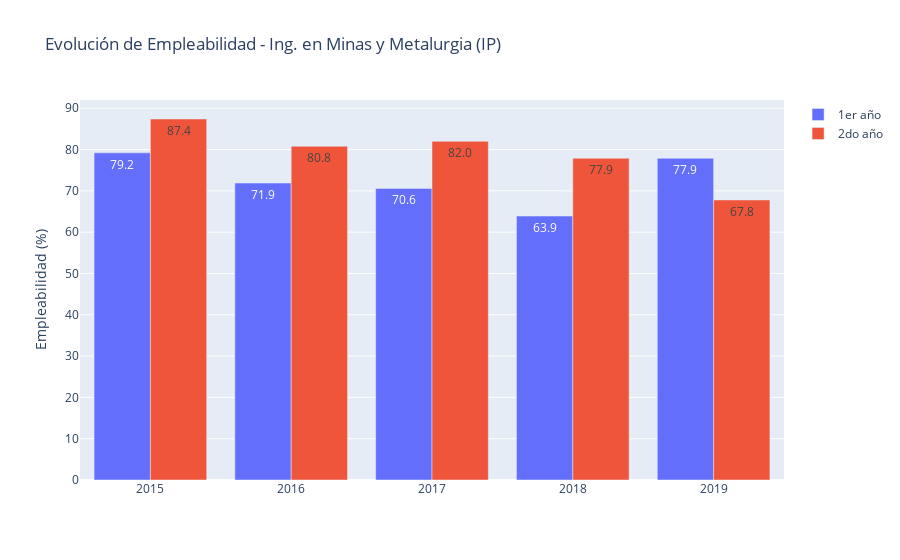

Notebook cell for this chart:
### Markdown cell above
Acá el descenso está un poco mas marcado. La categoría de Ing. en Minas y Metalurgia agrupa todo lo que no sea Ing. Civil: Ejecución en Minas e Ing. de Minas "a secas". Si ahora buscamos esta misma categoria, pero en institutos profesionales, el panorama es el siguiente:

### Code cell
years=list(range(2015,2020))
emp_1 = [79.2, 71.9, 70.6, 63.9, 77.9]
emp_2 = [87.4, 80.8, 82.0, 77.9, 67.8]
fig = go.Figure(data=[
    go.Bar(name='1er año', x=years, y=emp_1, text=[f'{num}' for num in emp_1], textposition='auto'),
    go.Bar(name='2do año', x=years, y=emp_2, text=[f'{num}' for num in emp_2], textposition='auto')
])
# Change the bar mode
fig.update_layout(barmode='group', title="Evolución de Empleabilidad - Ing. en Minas y Metalurgia (IP)", yaxis = {'title':"Empleabilidad (%)"})
fig.show()

### Figure 1 — Plotly figure (JSON) as saved in the notebook; plotly's stock layout.template omitted (floating-point values rounded to 4 significant figures)
{"data": [{"name": "1er año", "text": ["79.2", "71.9", "70.6", "63.9", "77.9"], "textposition": "auto", "type": "bar", "x": [2015, 2016, 2017, 2018, 2019], "y": [79.2, 71.9, 70.6, 63.9, 77.9]}, {"name": "2do año", "text": ["87.4", "80.8", "82.0", "77.9", "67.8"], "textposition": "auto", "type": "bar", "x": [2015, 2016, 2017, 2018, 2019], "y": [87.4, 80.8, 82, 77.9, 67.8]}], "layout": {"barmode": "group", "title": {"text": "Evolución de Empleabilidad - Ing. en Minas y Metalurgia (IP)"}, "yaxis": {"title": {"text": "Empleabilidad (%)"}}}}
